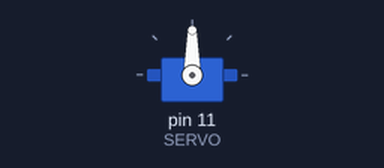
Simulated run of this sketch. Board: Arduino Uno, built with avr-gcc and run on an emulated ATmega328P. On the bench: servo.

Above: at 0.05 s.
Timing chart, 0 to 26.0 s (numbered marks = the images above):
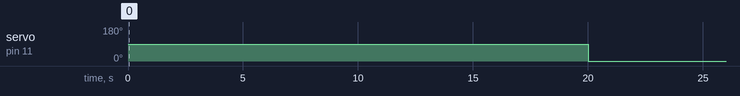

The sketch:

test_servo.ino
```cpp
#include <Servo.h>  //서보 모터 라이브러리 추가

#define SERVO 11    // 서보모터를 연결한 핀 번호

Servo servoMotor;  // 서보모터 객체 선언

unsigned long currTime = 0;
unsigned long lastServoTime = 0;  // 서보모터 제어

int rotateState = 0;  // 서보 모터(창문) 회전 여부 결정


void setup() {
  Serial.begin(115200);
  pinMode(SERVO, OUTPUT);
  servoMotor.attach(SERVO);
}

void loop() {
  currTime = millis();  // millis() 시작

// 10초에 한 번씩 서보모터(창문 여닫이) 동작
  if (currTime - lastServoTime >= 10000) {
    // 서보모터 열기 또는 닫기
    if (rotateState == 0) {
      servoMotor.write(90);  // 서보모터를 90도로 열기
      rotateState = 1;
    } else {
      servoMotor.write(0);   // 서보모터를 0도로 닫기
      rotateState = 0;
    }
    lastServoTime = millis();  // 서보모터가 동작한 시간 갱신
  }

}
```

Measured:
- by itself, servo on pin 11 (SERVO): alternates 90° for 10.0 s and 0° for 10.0 s
